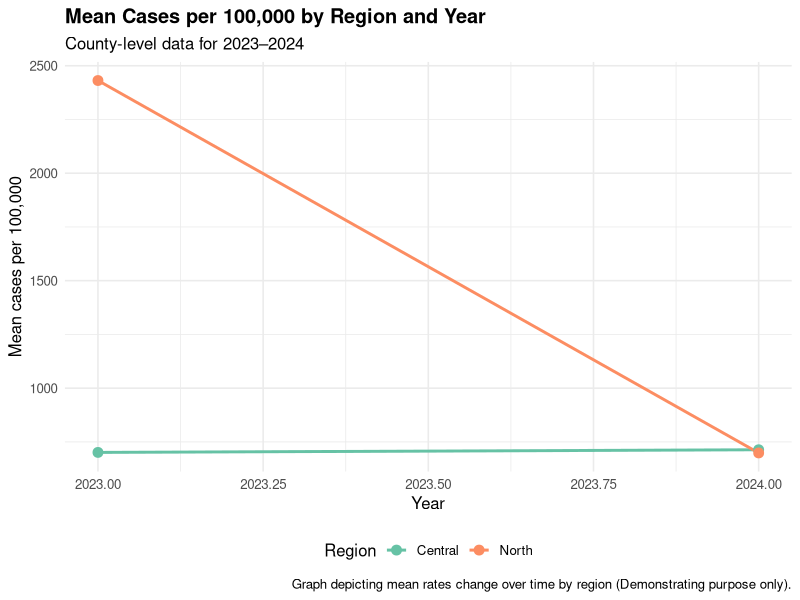
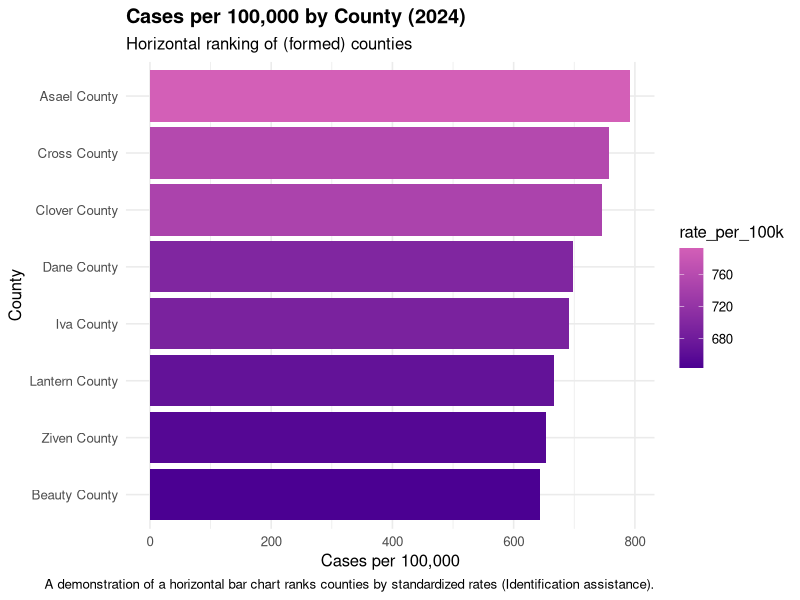
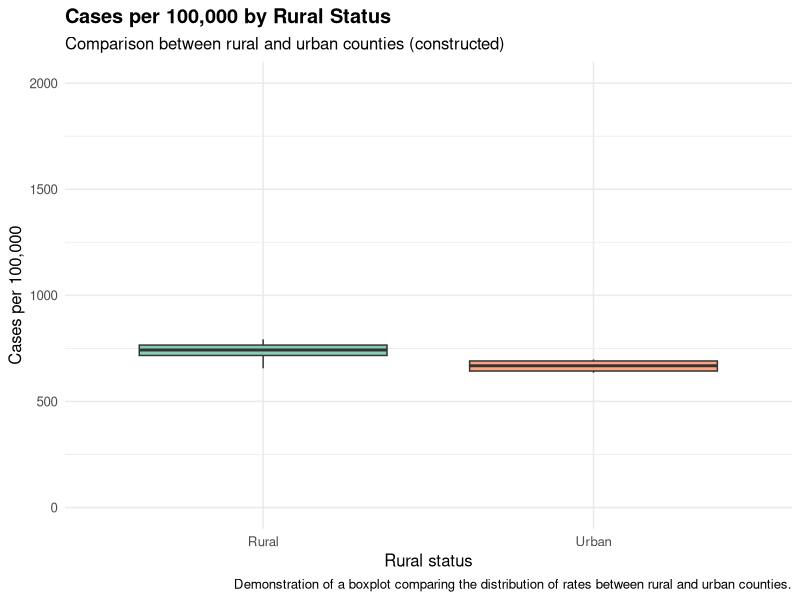
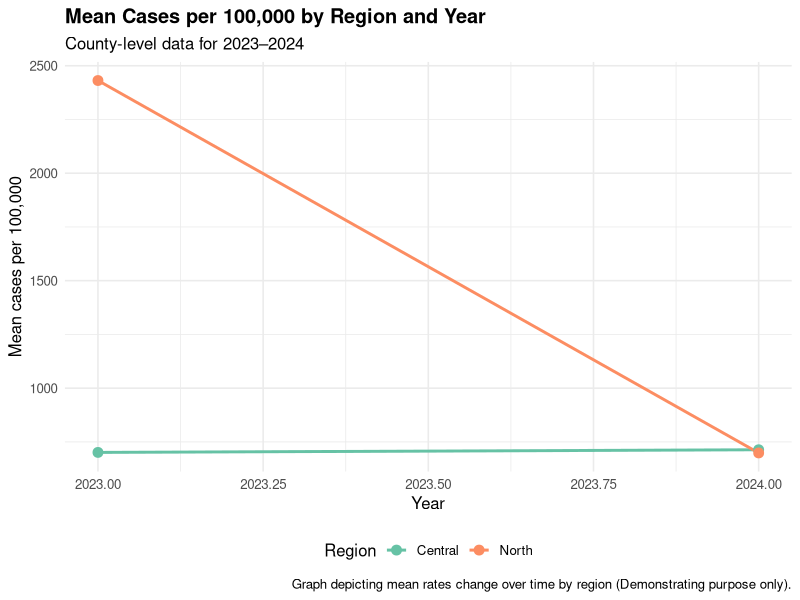
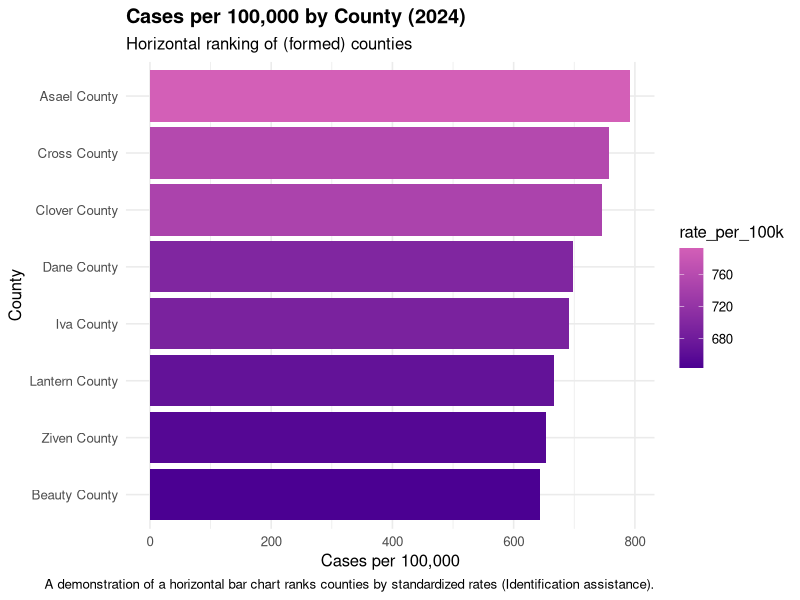
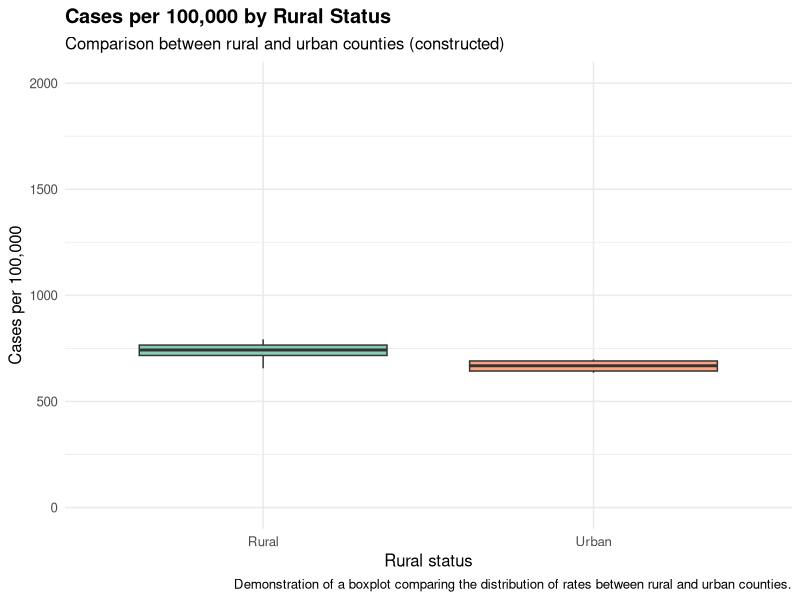

R code for these plots, in order:
## ---- chunk 1
#| label: load-packages

library(ggplot2)
library(tidyverse)
library(here)

## ---- chunk 2
#| label: raw-data

# Creating a raw ph dataset
# It would be one with a wide format (separating columns for 2023 and 2024)
# There would be one duplicate county
# There would be one missing value in cases

raw_health_data <- tibble(
  county = c(
    "Asael County", "Iva County", "Beauty County", "Lantern County",
    "Dane County", "Clover County", "Ziven County", "Cross County",
    "Asael County" #  The duplicate county
  ),
  region = c(
    "North", "North", "North", "North",
    "Central", "Central", "Central", "Central",
    "North"  # Same region (Asael County)
  ),
  population_2023 = c(
    4000, 120000, 85000, 32000,
    210000, 65000, 95000, 150000, 
    40000  # duplicated population (for Asael County)
  ),
    population_2024 = c(
    41000, 121500, 87000, 33000,
    215000, 67000, 98000, 152000,
    41000 
),
cases_2023 = c(
      310, 820, 540, 210,
    1450, 480, 610, 1100,
    NA     # Missing value for duplicate Asael County

),
cases_2024 = c(
      325, 840, 560, 220,
    1500, 500, 640, 1150,
    330
)
)

# In real-life, there are issues such as missing values and duplicates which have to be cleaned before they are visualized
## ---- chunk 3
#| label: diagnose-data

# Inspecting types and structure
raw_health_data_glimpse <- raw_health_data %>%
  glimpse()

# Checking for duplicate counties
duplicate_counties <- raw_health_data %>%
  count(county) %>%
  filter(n > 1)

# Summarize missing values by variable
missing_summary <- raw_health_data %>%
  summarize(
    missing_population_2023 = sum(is.na(population_2023)),
    missing_population_2024 = sum(is.na(population_2024)),
    missing_cases_2023      = sum(is.na(cases_2023)),
    missing_cases_2024      = sum(is.na(cases_2024))
  )

# `glimpse()` helps confirm data types and structure
# `count(county)` identifies duplicate counties that could cause row multiplication during joins. 
# `summarize()` with `is.na()` helps with quantifying missing values that may affect rate calculations. 
## ---- chunk 4
#| label: remove-duplicates

health_data_clean <- raw_health_data %>%
  group_by(county) %>%
  slice(1) %>%
  ungroup()

# What `group_by(county)` and `slice(1)` county does is that it makes sure one row per county. 
# This prevents row multiplication that are unintended when joining or summarizing later.
## ---- chunk 5
#| label: reshape-long

# Reshaping from wide to long format so that year becomes a variable and population or cases are stored in separate columns. 

health_data_long <- health_data_clean %>%
  pivot_longer(
    cols = c(population_2023, population_2024, cases_2023, cases_2024),
    names_to = "measure_year",
    values_to = "value"
  ) %>%
  separate(
    col = measure_year,
    into = c("measure", "year"),
    sep = "_"
  ) %>%
  pivot_wider(
    names_from = measure,
    values_from = value
  ) %>%
  mutate(
    year = as.integer(year)
  )

# `pivot_longer()` converts wide columns into rows.
# `separate()` splits `measure_year` into `measure`(population or cases) and `year`.
# `pivot_wider()` then creates `population` and `cases` columns, yielding one row per county-year.
## ---- chunk 6
#| label: calculate-rates

# Calculating cases per 100,000 adults for burden comparison across years and counties

health_data_rates <- health_data_long %>%
  mutate(
    rate_per_100k = round((cases / population) * 100000, 1)
  )

## ---- chunk 7
#| label: summarize-region

# Summarizing mean rate per 100,000 by region and year

region_year_summary <- health_data_rates %>%
  group_by(region, year) %>%
  summarize(
    mean_rate_per_100k = mean(rate_per_100k, na.rm = TRUE),
    .groups = "drop"
  )

## ---- chunk 8
#| label: join-data

county_rural_status <- tibble(
  county = c(
    "Asael County", "Iva County", "Beauty County", "Lantern County",
    "Dane County", "Clover County", "Ziven County", "Cross County"
  ),
  rural_status = c(
    "Rural", "Urban", "Urban", "Rural",
    "Urban", "Rural", "Urban", "Rural"
  )
)

# The use of `left join to keep all rows from health_data_rates and add rural status

health_data_with_rural <- health_data_rates %>%
  left_join(
    county_rural_status,
    by = "county"
  )

# Checking for duplicate counties in the rural-status table
rural_duplicates <- county_rural_status %>%
  count(county) %>%
  filter(n > 1)

# Checking for unmatched rows (missing rural_status after join)
unmatched_rural <- health_data_with_rural %>%
  filter(is.na(rural_status))

## ---- chunk 9
#| label: regional-line-graph-visualization
#| fig-cap: "Mean cases per 100,000 by region and year."
#| fig-alt: "Line graph showing mean cases per 100,000 across regions over time."
#| fig-width: 10
#| fig-height: 7

regional_line_plot <- region_year_summary %>%
  ggplot(
    aes(
      x = year,
      y = mean_rate_per_100k,
      color = region,
      group = region
    )
  ) +
  geom_line(linewidth = 1) +
  geom_point(size = 3) +
  scale_color_brewer(palette = "Set2") +  # Colorblind-friendly palette
  labs(
    title = "Mean Cases per 100,000 by Region and Year",
    subtitle = "County-level data for 2023–2024",
    x = "Year",
    y = "Mean cases per 100,000",
    color = "Region",
    caption = "Graph depicting mean rates change over time by region (Demonstrating purpose only)."
  ) +
  theme_minimal(base_size = 12) +
  theme(
    legend.position = "bottom",
    plot.title = element_text(face = "bold")
  )

regional_line_plot

## ---- chunk 10
#| label: ranked-2024-counties
#| fig-cap: "Cases per 100,000 by county in 2024."
#| fig-alt: "Horizontal bar chart ranking counties by cases per 100,000 in 2024."
#| fig-width: 9
#| fig-height: 7

county_2024 <- health_data_rates %>%
  filter(year == 2024) %>%
  mutate(
    county = fct_reorder(county, rate_per_100k)
  )

ranked_2024_plot <- county_2024 %>%
  ggplot(
    aes(
      x = county,
      y = rate_per_100k,
      fill = rate_per_100k  # map fill to numeric variable
    )
  ) +
  geom_col() +
  scale_fill_gradient(
    low = "#4B0092",  # deep purple
    high = "#D35FB7"  # Orchid/Muted Pink, good for mid-tone contrast for red-green blindness
  ) + 
  coord_flip() +
  labs(
    title = "Cases per 100,000 by County (2024)",
    subtitle = "Horizontal ranking of (formed) counties",
    x = "County",
    y = "Cases per 100,000",
    caption = "A demonstration of a horizontal bar chart ranks counties by standardized rates (Identification assistance)."
  ) +
  theme_minimal(base_size = 12) +
  theme(
    plot.title = element_text(face = "bold")
  )

ranked_2024_plot

# Other color options that can be used (with pink tones) are #CC79A7 (Reddish Purple), #D41159 (Dark Rose / Rose Pink), #4B0092 (Deep Purple), #E66100 (Vibrant Orange / Coral), and #1A85FF (Sky Blue). Other Salmon and earthy pink palette are #D55E00 (Deep Salmon / Vermillion), #E1BE6A (Warm Gold/Ochre), and #40B0A6 (Soft Teal). 
## ---- chunk 11
#| label: rural-status-comparison
#| fig-cap: "Cases per 100,000 by rural status."
#| fig-alt: "Boxplot comparing cases per 100,000 between rural and urban counties."
#| fig-width: 9
#| fig-height: 7

rural_status_plot <- health_data_with_rural %>%
  ggplot(
    aes(
      x = rural_status,
      y = rate_per_100k,
      fill = rural_status
    )
  ) +
  geom_boxplot(
    alpha = 0.8,
    outlier.color = "#D35FB7"
    ) +
  coord_cartesian(ylim = c(0, 2000)) + 
  scale_fill_brewer(palette = "Set2") +
  labs(
    title = "Cases per 100,000 by Rural Status",
    subtitle = "Comparison between rural and urban counties (constructed)",
    x = "Rural status",
    y = "Cases per 100,000",
    fill = "Rural status",
    caption = "Demonstration of a boxplot comparing the distribution of rates between rural and urban counties."
  ) +
  theme_minimal(base_size = 12) +
  theme(
    legend.position = "none",
    plot.title = element_text(face = "bold")
  )

rural_status_plot

# The outlier.color argument shows extreme values using a distinct color (#D35FB7), making it easier for viewers to notice high rates that are unusual without altering the boxplot’s design.

# coord_cartesian(ylim = c(0, 2000)) keeps all data points, including outliers, but narrows the visible y-axis range so the main distribution is easier to interpret. What this does is that it avoids distorting the data while preventing a single extreme value from stretching the entire plot and hiding differences that are crucial. 

## ---- chunk 12
#| label: save-regional-line-graph
# #| eval: false

# Saving figure (regional line graph) to the figures folder

ggsave(
  filename = here::here("figures", "lab_03_regional_line_graph.png"),
  plot = regional_line_plot,
  width = 10,
  height = 7,
  dpi = 300
)

## ---- chunk 13
#| label: save-ranked-2024-plot
# #| eval: false

# Saving ranked 2024 county plot
ggsave(
  filename = here::here("figures", "lab_03_ranked_2024_counties.png"),
  plot = ranked_2024_plot,
  width = 9,
  height = 7,
  dpi = 300
)

## ---- chunk 14
#| label: save-rural-status-plot
# #| eval: false

# Saving rural-status comparison plot
ggsave(
  filename = here::here("figures", "lab_03_rural_status_comparison.png"),
  plot = rural_status_plot,
  width = 9,
  height = 7,
  dpi = 300
)
